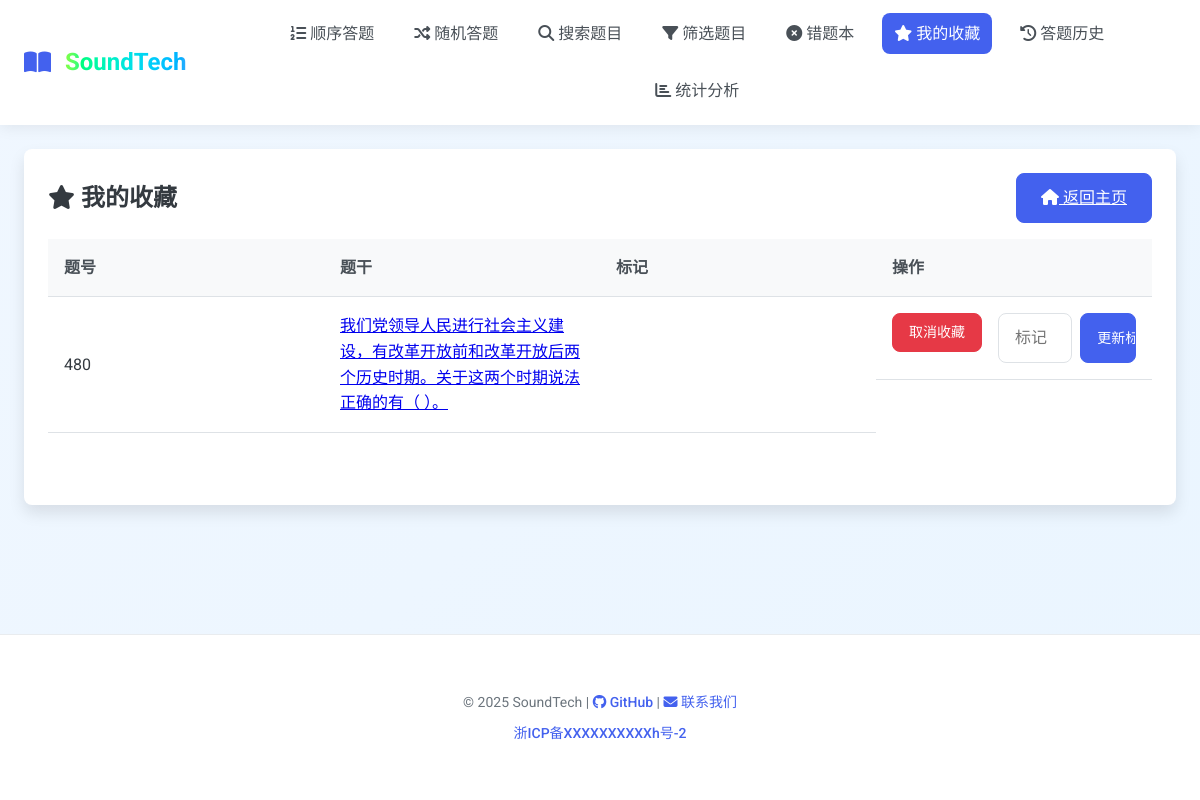
Page /favorites (signed in) on the earlier database version.
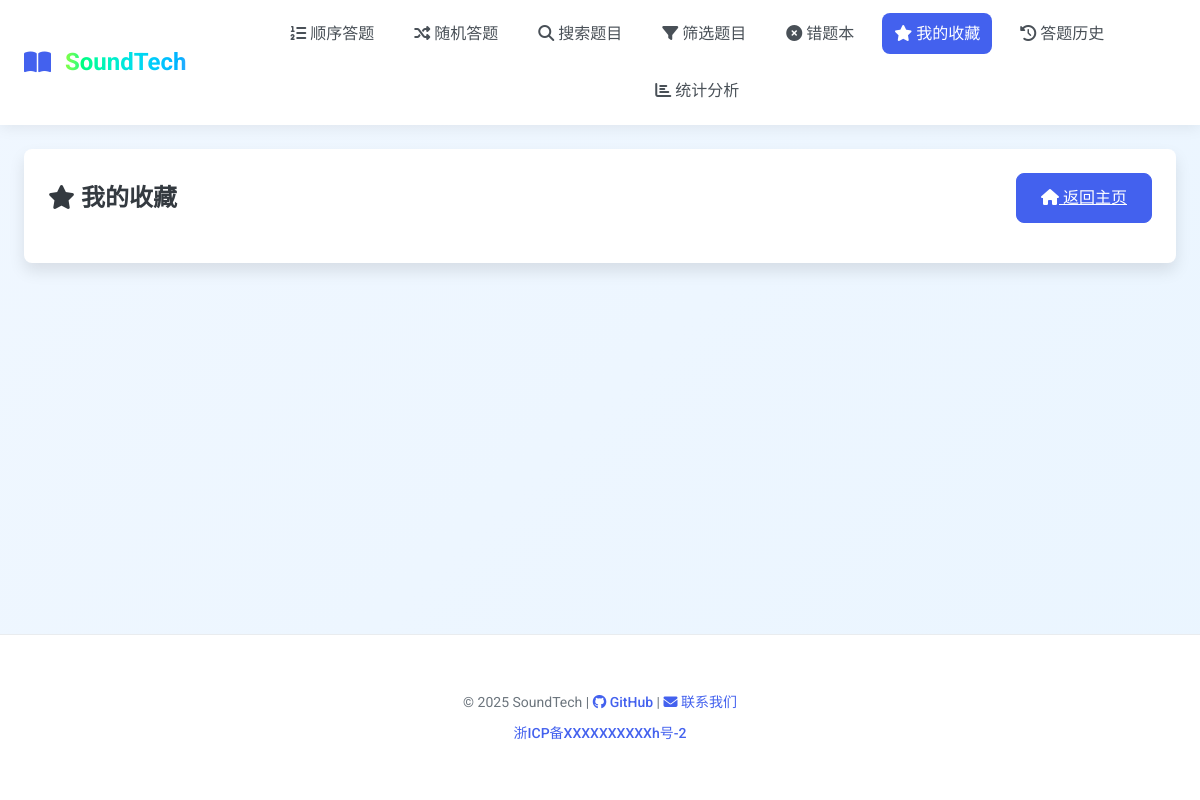
Same page on the later database version.
### tables this page shows
CREATE TABLE favorites (
        id INTEGER PRIMARY KEY AUTOINCREMENT,
        user_id INTEGER NOT NULL,
        question_id TEXT NOT NULL,
        tag TEXT,
        created_at DATETIME DEFAULT CURRENT_TIMESTAMP,
        UNIQUE(user_id, question_id),
        FOREIGN KEY (user_id) REFERENCES users(id),
        FOREIGN KEY (question_id) REFERENCES questions(id)
    );

CREATE TABLE questions (
        id TEXT PRIMARY KEY,
        stem TEXT NOT NULL,
        answer TEXT NOT NULL,
        difficulty TEXT,
        qtype TEXT,
        category TEXT,
        options TEXT, -- JSON stored options
        created_at DATETIME DEFAULT CURRENT_TIMESTAMP
    );

### app.py (the view)
@app.route("/favorites")
@login_required
def show_favorites():
    user_id = get_user_id()
    rows = show_favorites_util(user_id)
    favorites_data = [{'question_id': row['question_id'], 'tag': row['tag'], 'stem': row['stem']} for row in rows]
    return render_template("favorites.html", favorites=favorites_data)

### app.py (called while the page is built)
@app.before_request
def log_request_info():
    if request.endpoint not in ['static']:
        app.logger.debug(f"请求: {request.method} {request.url} - IP: {request.remote_addr} - User-Agent: {request.headers.get('User-Agent', 'Unknown')}")

@app.after_request
def log_response_info(response):
    if request.endpoint not in ['static']:
        app.logger.debug(f"响应: {response.status_code} - {request.method} {request.url}")
    return response

### handlers/authentication.py (called while the page is built)
def login_required(function):
    @wraps(function)
    def decorated_function(*args, **kwargs):
        if not is_logged_in():
            flash("请先登录后再访问该页面", "error")
            return redirect(url_for("login", next=request.url))
        return function(*args, **kwargs)
    return decorated_function

def is_logged_in() -> bool:
    return "user_id" in session

def get_user_id() -> int:
    return session.get("user_id")

### handlers/database.py (called while the page is built)
def get_db() -> sqlite3.Connection:
    conn = sqlite3.connect("./static/database.db")
    conn.row_factory = sqlite3.Row
    return conn

def show_favorites_util(user_id):
    conn = get_db()
    cursor = conn.cursor()
    cursor.execute('''
        SELECT f.question_id, f.tag, q.stem
        FROM favorites f
        JOIN questions q ON f.question_id=q.id
        WHERE f.user_id=?
    ''', (user_id,))
    rows = cursor.fetchall()
    cursor.close()
    conn.close()
    return rows

### templates/favorites.html (shortened to what this page needs)
{% extends 'base.html' %}
{% block content %}
<div class="card">
    <div class="card-title d-flex justify-content-between align-items-center">
        <div>
            <i class="fas fa-star"></i> 我的收藏
        </div>
        <a href="{{ url_for('index') }}" class="btn btn-primary">
            <i class="fas fa-home"></i> 返回主页
        </a>
    </div>
    {% if favorites %}
    <div class="table-container">
        <table class="table">
            <thead>
                <tr>
                    <th>题号</th>
                    <th>题干</th>
                    <th>标记</th>
                    <th>操作</th>
                </tr>
            </thead>
            <tbody>
                {% for f in favorites %}
                <tr>
                    <td>{{ f.question_id }}</td>
                    <td><a href="{{ url_for('show_question', qid=f.question_id) }}">{{ f.stem }}</a></td>
                    <td id="tag_display_{{ f.question_id }}">{{ f.tag }}</td>
                    <td class="d-flex gap-2">
                        <form method="post" action="{{ url_for('unfavorite_question', qid=f.question_id) }}">
                            <button type="submit" class="btn btn-danger btn-sm">取消收藏</button>
                        </form>
                        <form class="update-tag-form d-flex gap-1" data-qid="{{ f.question_id }}" method="post" action="{{ url_for('update_tag', qid=f.question_id) }}">
                            <input type="text" name="tag" placeholder="标记" value="{{ f.tag }}" class="form-control">
                            <button type="submit" class="btn btn-primary btn-sm">更新标记</button>
                        </form>
                    </td>
                </tr>
                {% endfor %}
            </tbody>
        </table>
    </div>
    {% else %}
    <div class="alert alert-info">
        <i class="fas fa-info-circle"></i> 你还没有收藏任何题目。
    </div>
    {% endif %}
</div>
{% endblock %}

### templates/base.html (shortened to what this page needs)
<!DOCTYPE html>
<html lang="zh-CN">
<head>
    <link rel="stylesheet" href="{{ url_for('static', filename='style.css') }}">
    <link rel="stylesheet" href="https://cdnjs.cloudflare.com/ajax/libs/font-awesome/6.4.0/css/all.min.css">
</head>
<body>
    <nav>
        <div class="nav-left">
            <a href="{{ url_for('index') }}" class="nav-logo">
                <i class="fas fa-book-open"></i>&nbsp;<article>SoundTech</article>
            </a>
        </div>
        <div class="nav-links" id="navLinks">
            <a href="{{ url_for('sequential_start') }}" class="nav-link{% if request.path == url_for('sequential_start') %} active{% endif %}">
                <i class="fas fa-list-ol"></i> 顺序答题
            </a>
            <a href="{{ url_for('random_question') }}" class="nav-link{% if request.path == url_for('random_question') %} active{% endif %}">
                <i class="fas fa-random"></i> 随机答题
            </a>
            <a href="{{ url_for('search') }}" class="nav-link{% if request.path == url_for('search') %} active{% endif %}">
                <i class="fas fa-search"></i> 搜索题目
            </a>
            <a href="{{ url_for('filter_questions') }}" class="nav-link{% if request.path == url_for('filter_questions') %} active{% endif %}">
                <i class="fas fa-filter"></i> 筛选题目
            </a>
            <a href="{{ url_for('wrong_questions') }}" class="nav-link{% if request.path == url_for('wrong_questions') %} active{% endif %}">
                <i class="fas fa-times-circle"></i> 错题本
            </a>
            <a href="{{ url_for('show_favorites') }}" class="nav-link{% if request.path == url_for('show_favorites') %} active{% endif %}">
                <i class="fas fa-star"></i> 我的收藏
            </a>
            <a href="{{ url_for('show_history') }}" class="nav-link{% if request.path == url_for('show_history') %} active{% endif %}">
                <i class="fas fa-history"></i> 答题历史
            </a>
            <a href="{{ url_for('statistics') }}" class="nav-link{% if request.path == url_for('statistics') %} active{% endif %}">
                <i class="fas fa-chart-bar"></i> 统计分析
            </a>
        </div>
    </nav>
    <main class="container">
        {% block content %}{% endblock %}
    </main>
    <footer class="footer">
        <div class="container">
            <p class="footer-text">
                &copy; {{ current_year|default(2025) }} SoundTech |
                <a href="https://github.com/C32-SoundTech" class="footer-link" target="_blank">
                    <i class="fab fa-github"></i> GitHub
                </a> |
                <a href="mailto:2312190131@pop.zjgsu.edu.cn" class="footer-link">
                    <i class="fas fa-envelope"></i> 联系我们
                </a>
            </p>
            <p class="footer-text mt-1">
                <a href="https://beian.miit.gov.cn/" target="_blank" class="footer-link">浙ICP备XXXXXXXXXXh号-2</a>
            </p>
        </div>
    </footer>
</body>
</html>

### static/style.css (style rules this page uses)
:root { --primary-color: #4361ee; --primary-hover: #3a56e7; --secondary-color: #3f8efc; --success-color: #2ec4b6; --danger-color: #e63946; --warning-color: #ffb703; --info-color: #4cc9f0; --light-color: #f8f9fa; --dark-color: #212529; --gray-100: #f8f9fa; --gray-200: #e9ecef; --gray-300: #dee2e6; --gray-400: #ced4da; --gray-500: #adb5bd; --gray-600: #6c757d; --gray-700: #495057; --gray-800: #343a40; --gray-900: #212529; --font-main: 'Roboto', 'Noto Sans SC', sans-serif; --border-radius: 0.5rem; --box-shadow: 0 0.5rem 1rem rgba(0, 0, 0, 0.1); --transition: all 0.3s ease; }
* { box-sizing: border-box; margin: 0; padding: 0; }
html { scroll-behavior: smooth; }
body { font-family: var(--font-main); background: linear-gradient(135deg, #f0f7ff 0%, #eaf5ff 100%); color: var(--gray-800); line-height: 1.6; min-height: 100vh; display: flex; flex-direction: column; }
nav { background-color: #fff; box-shadow: 0 2px 15px rgba(0, 0, 0, 0.08); padding: 0.8rem 1.5rem; display: flex; justify-content: space-between; align-items: center; position: sticky; top: 0; z-index: 1000; transition: var(--transition); }
.nav-left { display: flex; align-items: center; flex-wrap: wrap; }
.nav-logo { color: var(--primary-color); font-size: 1.5rem; font-weight: 700; text-decoration: none; margin-right: 2rem; display: flex; align-items: center; }
.nav-logo i { margin-right: 0.5rem; }
.nav-links { display: flex; gap: 1rem; flex-wrap: wrap; justify-content: center; width: 100%; }
.nav-link { color: var(--gray-700); text-decoration: none; font-size: 1rem; padding: 0.5rem 0.75rem; border-radius: var(--border-radius); transition: var(--transition); }
.nav-link.active { background-color: var(--primary-color); color: white; }
.container { width: 100%; max-width: 1200px; margin: 0 auto; padding: 1.5rem; flex: 1; }
.card { background-color: white; border-radius: var(--border-radius); box-shadow: var(--box-shadow); padding: 1.5rem; margin-bottom: 1.5rem; transition: var(--transition); }
.card-title { color: var(--gray-800); font-size: 1.5rem; margin-bottom: 1rem; font-weight: 600; }
.btn { display: inline-block; font-weight: 500; text-align: center; white-space: nowrap; vertical-align: middle; user-select: none; border: 1px solid transparent; padding: 0.75rem 1.5rem; font-size: 1rem; line-height: 1.5; border-radius: var(--border-radius); transition: var(--transition); cursor: pointer; touch-action: manipulation; -webkit-tap-highlight-color: transparent; position: relative; overflow: hidden; min-height: 2.75rem; }
.btn::after { content: ''; display: block; position: absolute; width: 100%; height: 100%; top: 0; left: 0; pointer-events: none; background-image: radial-gradient(circle, rgba(255, 255, 255, 0.3) 10%, transparent 10.01%); background-repeat: no-repeat; background-position: 50%; transform: scale(10, 10); opacity: 0; transition: transform 0.5s, opacity 0.8s; }
.btn-primary { color: #fff; background-color: var(--primary-color); border-color: var(--primary-color); }
.footer { background-color: white; padding: 2rem 0; margin-top: auto; text-align: center; border-top: 1px solid var(--gray-200); }
.footer-text { color: var(--gray-600); font-size: 0.875rem; }
.footer-link { color: var(--primary-color); text-decoration: none; font-weight: 500; }
.mt-1 { margin-top: 0.5rem !important; }
.d-flex { display: flex !important; }
.justify-content-between { justify-content: space-between !important; }
.align-items-center { align-items: center !important; }

### templates/base.html (style rules this page uses)
article { -webkit-animation: gradient-change 2s linear infinite alternate; animation: gradient-change 2s linear infinite alternate; background: linear-gradient( to right in oklch, var(--color-1), var(--color-2) ); -webkit-background-clip: text; -webkit-text-fill-color: transparent; background-clip: text; color: transparent; }

Differences in the rows shown:
removed favorites: question_id "480", stem "我们党领导人民进行社会主义建设，有改革开放前和改革开放后两个历史时期。关于这两个时期说法正确的有（ ）。"
Other differences:
text no longer shown: "题号 题干 标记 操作"
